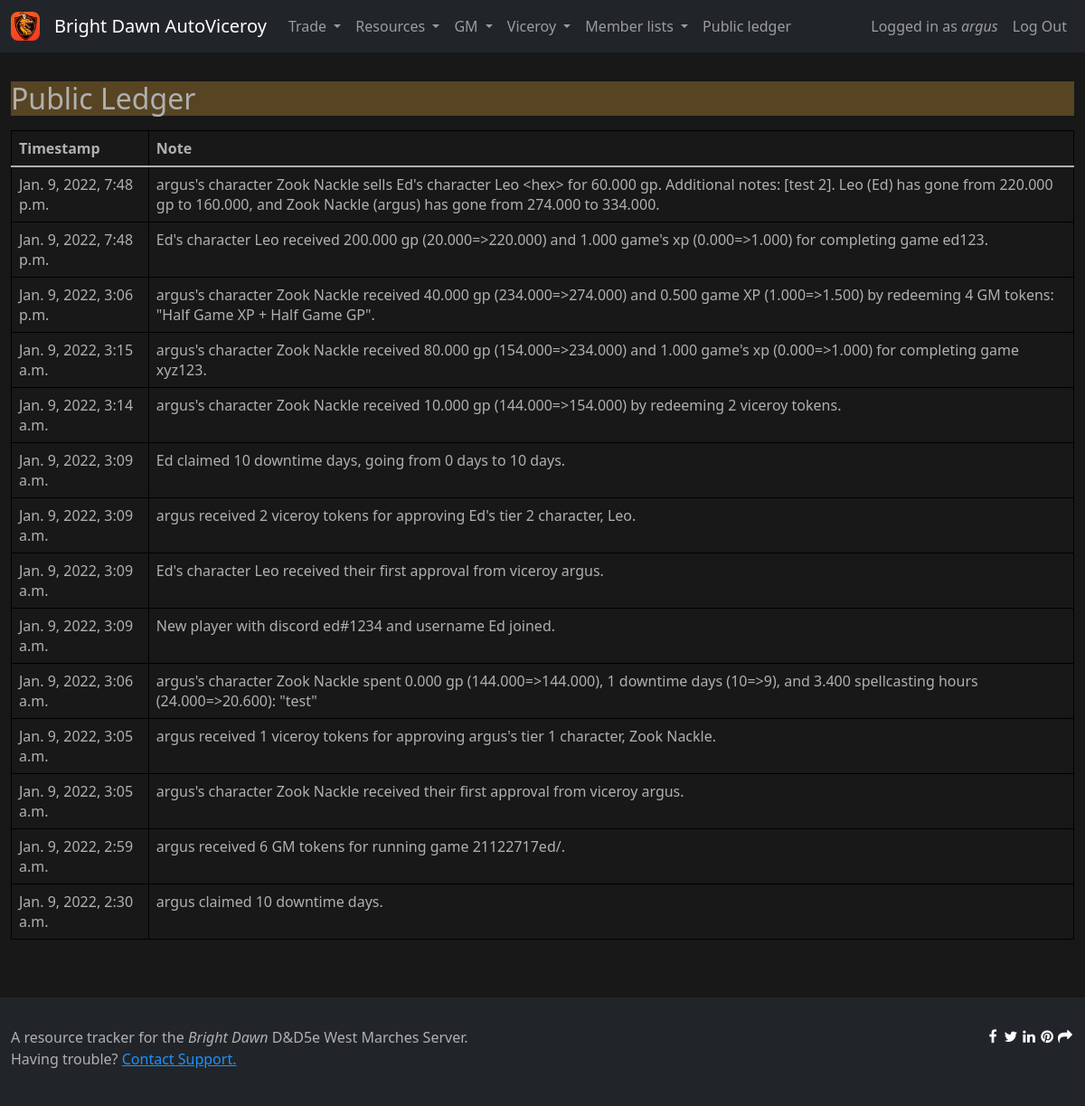
Page /resource_tracker/ledger/ (signed in) on the earlier database version.
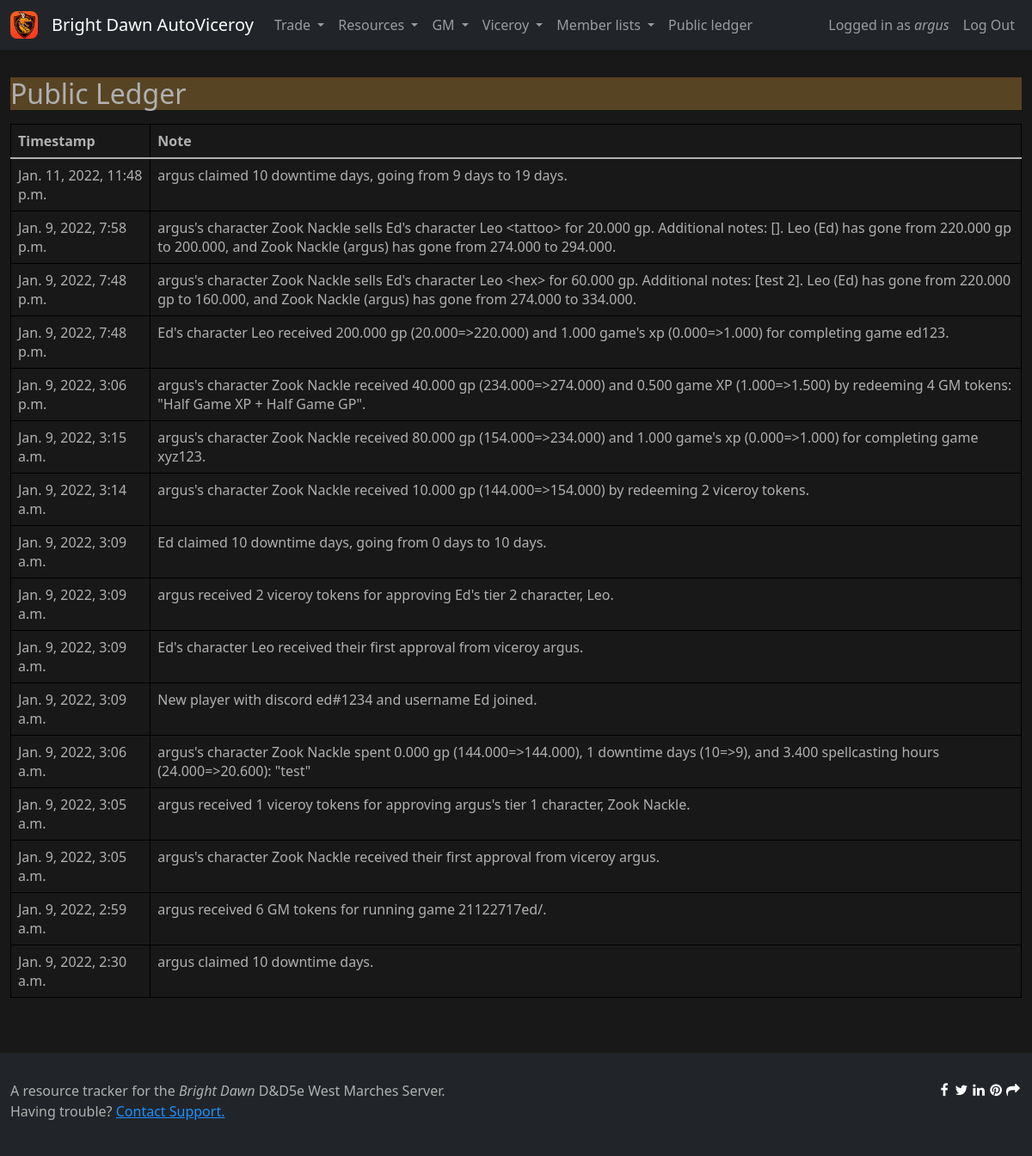
Same page on the later database version.
### resource_tracker/models.py (models this page shows, shortened)
class LedgerLog(models.Model):
    created = models.DateTimeField(auto_now_add=True)
    note = models.CharField(max_length=500)

### resource_tracker/views.py (the view)
# urls.py: path('ledger/', views.ledger, name='ledger'),
@login_required
def ledger(request):
    context = alwaysContext(request)
    context["logs"] = LedgerLog.objects.all().order_by("-created")
    return render(request, "ledger.html", context)

### brightdawn/views.py (called while the page is built)
def lastSundayMidnight():
    today = datetime.date.today()
    idx = (today.weekday() + 1) % 7
    last_sunday = today - datetime.timedelta(idx)
    last_sunday = datetime.datetime.combine(last_sunday, datetime.datetime.min.time())
    last_sunday = pytz.timezone("US/Eastern").localize(last_sunday)
    return last_sunday

def alwaysContext(request):
    if request.user.is_authenticated:
        user_player = Player.objects.get(user=request.user)
        if user_player.last_spellcaster_claim == None or user_player.last_spellcaster_claim < lastSundayMidnight():
            user_player.spellcaster_hours = 24
            user_player.last_spellcaster_claim = datetime.datetime.now()
            user_player.save()
        return {
            "user_player" : user_player
        }

### resource_tracker/templates/ledger.html (shortened to what this page needs)
{% extends "base.html" %}
{% block page_title %}
Public Ledger
{% endblock %}
{% block body %}
<table class="table">
    <thead>
        <tr>
            <th>Timestamp</th>
            <th>Note</th>
        </tr>
    </thead>
    <tbody>
        {% for log in logs %}
        <tr>
            <td>{{log.created}}</td>
            <td>{{log.note}}</td>
        </tr>
        {% endfor %}
    </tbody>
</table>
{% endblock %}

Differences in the rows shown:
added LedgerLog: created "Jan. 11, 2022, 11:48 p.m.", note "argus claimed 10 downtime days, going from 9 days to 19 days."
added LedgerLog: created "Jan. 9, 2022, 7:58 p.m.", note "argus's character Zook Nackle sells Ed's character Leo <tattoo> for 20.000 gp. Additional notes: []. Leo (Ed) has gone from 220.000 gp to 200.000, and Zook Nackle (argus) has gone from 274.000 to 294.000."
